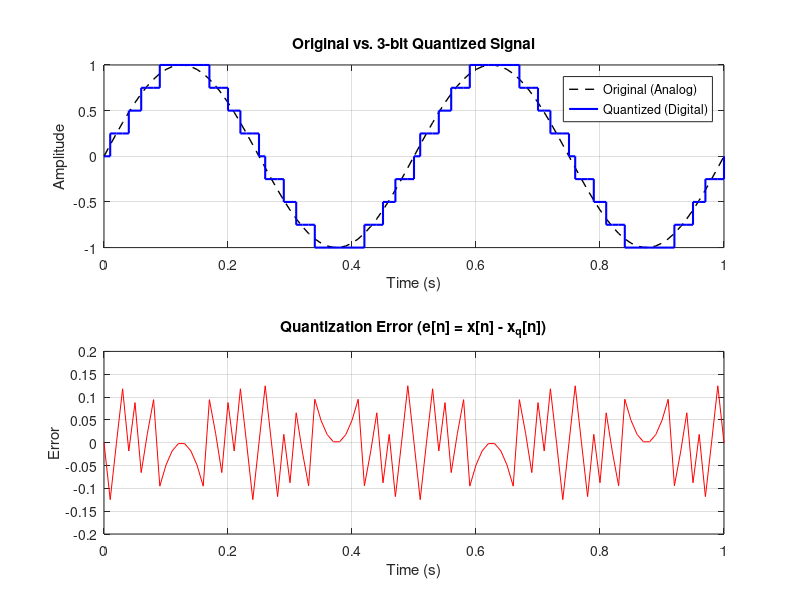

This chart was generated by the following MATLAB code:
% --- Problem 7: Uniform Quantizer ---
clc; clear; close all;
t = 0:0.01:1;           % Time vector
A = 1;                  % Amplitude of sine wave
f = 2;                  % Frequency 2 Hz
x = A * sin(2 * pi * f * t); % Original "Continuous" signal

% 1. Define Quantization Parameters
n_bits = 3;             % Number of bits (e.g., 3-bit quantizer)
L = 2^n_bits;           % Number of quantization levels (2^3 = 8)
Vmin = -1;              % Minimum voltage
Vmax = 1;               % Maximum voltage

% 2. Calculate Step Size (Delta)
delta = (Vmax - Vmin) / L;

% 3. Perform Uniform Quantization
xq = round(x / delta) * delta;

% 4. Calculate Quantization Error
quant_error = x - xq;

% --- Plotting ---
figure('Name', 'Problem 7: Uniform Quantization');

% Plot 1: Original vs Quantized
subplot(2,1,1);
plot(t, x, 'k--', 'LineWidth', 1); hold on;
stairs(t, xq, 'b', 'LineWidth', 1.5);
grid on;
title(['Original vs. ', num2str(n_bits), '-bit Quantized Signal']);
legend('Original (Analog)', 'Quantized (Digital)');
xlabel('Time (s)'); ylabel('Amplitude');

% Plot 2: Quantization Error
subplot(2,1,2);
plot(t, quant_error, 'r');
grid on;
title('Quantization Error (e[n] = x[n] - x_q[n])');
xlabel('Time (s)'); ylabel('Error');
